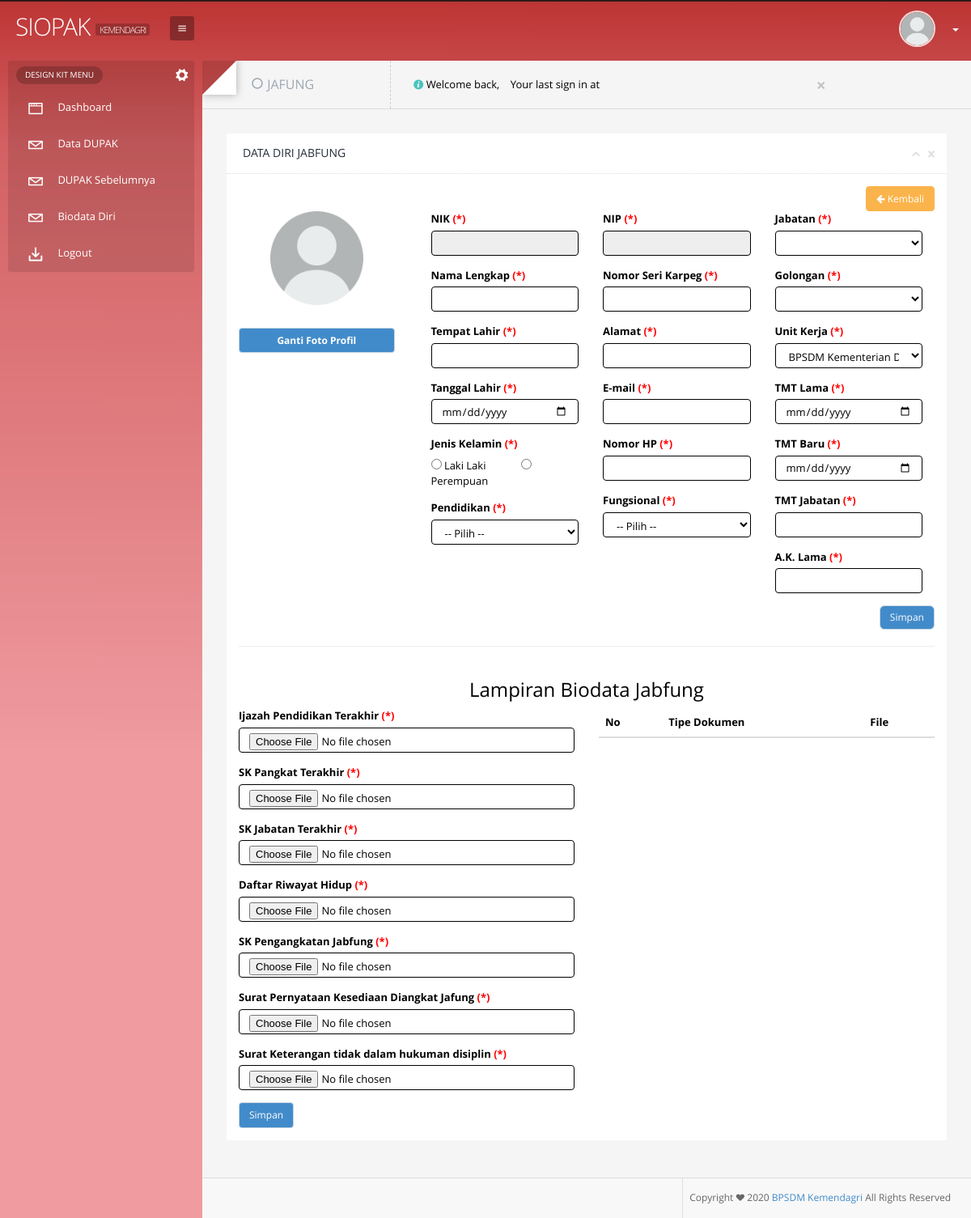
The app's page /index.php/biodata with its own data.
### tables this page shows
CREATE TABLE `master_dokumen` (
  `id_dokumen` int(2) NOT NULL,
  `nama_dokumen` varchar(255) NOT NULL
);

### application/controllers/Biodata.php (called while the page is built, shortened)
<?php
    class Biodata extends CI_Controller {
        function __construct()
        {
            $this->load->model('Biodata_model','model');
            $this->load->model('Karyawan_model','karyawan');
             $this->load->model('Management_user_model', 'user_m');
        }
        function index(){
            $data['title'] ='Data Diri Jabfung';
            $nip = $this->session->userdata('nip');
            $data['unitkerja'] = $this->db->get('master_instansi')->result();
            $data['fungsional'] = $this->db->get('master_tipefungsional')->result();
            $data['dokumen'] = $this->karyawan->dokumen();
            $data['dokumenjabfung'] = $this->karyawan->dokumen_jabfung($nip);
            $data['pendidikan'] = $this->karyawan->pendidikan();
            $data['data']     = $this->karyawan->detail($nip);
            $data['template'] = 'pages/biodata/index';
            $data['user'] = $this->db->get_where('users',array('nip' => $nip))->row();
            $this->load->view('dashboard',$data);
        }
    }

### index.php (called while the page is built, shortened)
<?php
require_once BASEPATH.'core/CodeIgniter.php';

### application/models/Karyawan_model.php (called while the page is built, shortened)
<?php
    class Karyawan_model extends CI_Model {
        protected $table = 'karyawan';
        function dokumen(){
            return $this->db->get('master_dokumen')->result();
        }
        function pendidikan(){
            return $this->db->get('master_pendidikan')->result();
        }
        function detail($nip){
            $this->db->from($this->table);
            $this->db->join('master_golongan',$this->table.'.id_golongan = master_golongan.id_golongan','left');
            $this->db->join('master_jenjang','master_golongan.id_jenjang = master_jenjang.id_jenjang','left');
            $this->db->join('master_tipefungsional','master_jenjang.id_tipefungsional = master_jenjang.id_tipefungsional','left');
            $this->db->where('nip',$nip);
            $query = $this->db->get();
            $run = $query->row();
            return $run;
        }
        function dokumen_jabfung($nip){
            $this->db->from('karyawan_dokumen');
            $this->db->join('master_dokumen','karyawan_dokumen.id_dokumen = master_dokumen.id_dokumen','left');
            $this->db->where('nip',$nip);
            $query = $this->db->get();
            $run = $query->result();
            return $run;
        }
    }

### application/views/pages/biodata/index.php (the view, shortened to what this page needs)
<div class="row">
    <?php echo back_button() ?>
    <div class="col-md-3">
                <div class="text-center">
                  <?php if ($user->photo != null) { ?>
                      <img class="profile-user-img img-fluid img-rensponsive"
                       src="<?php echo base_url('assets/foto_user/'.$user->photo) ?>"
                       alt="User profile picture" style="width: 60%; height: 60%;">
                  <?php }else{ ?>
                     <img class="profile-user-img img-fluid img-rensponsive"
                       src="<?php echo base_url('assets/img/images.png') ?>"
                       alt="User profile picture" style="width: 60%; height: 60%;">
                  <?php } ?>
                </div>
                <br>
                <button class="btn btn-primary btn-block" data-toggle="modal" data-target="#exampleModal"><b>Ganti Foto Profil</b></button>
    </div>
    <div class="col-md-9">
    <form action="<?php echo base_url('biodata/update') ?>" method="post">
    <div class="col-md-4">
    <div class="form-group">
    <label> NIK  <span style='color:red'> (*) </span> </label>
    <input type="text" name="nik" value="<?php echo $data->nik ?>" class="form-control" readonly>
    </div>
    <div class="form-group">
    <label> Nama Lengkap  <span style='color:red'> (*) </span> </label>
    <input type="text" name="nama_lengkap" value="<?php echo $data->nama_lengkap ?>" required="required" class="form-control">
    </div>
    <div class="form-group">
    <label> Tempat Lahir  <span style='color:red'> (*) </span> </label>
    <input type="text" name="tempat_lahir" value="<?php echo $data->tempat_lahir ?>"  required="required" class="form-control">
    </div>
    <div class="form-group">
    <label> Tanggal Lahir  <span style='color:red'> (*) </span> </label>
    <input type="date" name="tanggal_lahir" value="<?php echo $data->tanggal_lahir ?>" class="form-control" style="line-height: 16px;">
    </div>
    <div class="form-group">
    <label> Jenis Kelamin  <span style='color:red'> (*) </span> </label>
    <br />
    <input type="radio" name="jenis_kelamin" value="L" <?php if($data->jenis_kelamin == 'L'){ echo 'checked'; } ?>> Laki Laki
    &nbsp; &nbsp; &nbsp; &nbsp; &nbsp; &nbsp;
    <input type="radio" name="jenis_kelamin" value="P"  <?php if($data->jenis_kelamin == 'P'){ echo 'checked'; } ?>>Perempuan
    </div>
    <div class="form-group">
        <label> Pendidikan  <span style='color:red'> (*) </span> </label>
        <select name="pendidikan_terakhir" class="form-control"  required="required" onchange="get_jenjang(this.value)" required="required">
                                <option value="">-- Pilih --</option>
                                </select>
        </div>
</div>
<div class="col-md-4">
    <div class="form-group">
        <label> NIP  <span style='color:red'> (*) </span> </label>
        <input type="text" name="nip" value="<?php echo $data->nip ?>" class="form-control" readonly>
        </div>
        <div class="form-group">
    <label> Nomor Seri Karpeg  <span style='color:red'> (*) </span> </label>
    <input type="text" name="no_seri_karpeg" value="<?php echo $data->no_seri_karpeg ?>" required="required" class="form-control">
    </div>
    <div class="form-group">
    <label> Alamat  <span style='color:red'> (*) </span> </label>
    <input type="text" name="alamat" value="<?php echo $data->alamat ?>" required="required" class="form-control">
    </div>
    <div class="form-group">
    <label> E-mail  <span style='color:red'> (*) </span> </label>
    <input type="text" name="email" value="<?php echo $data->email ?>"  required="required" class="form-control">
    </div>
    <div class="form-group">
    <label> Nomor HP  <span style='color:red'> (*) </span> </label>
    <input type="text" name="no_telp" value="<?php echo $data->no_telp ?>"  required="required" class="form-control" >
    </div>
    <div class="form-group <?php echo form_error('fungsional') ? 'has-error' : null; ?>">
                                <label>Fungsional <span style='color:red'> (*) </span> </label>
                                <select name="fungsional" class="form-control" onchange="get_jenjang(this.value)" required="required">
                                <option value="">-- Pilih --</option>
                                </select>
                            </div>
</div>
<div class="col-md-4">
                            <div class="form-group <?php echo form_error('jenjang') ? 'has-error' : null; ?>">
                                <label for="jenjang">Jabatan <span style='color:red'> (*) </span> </label>
                                <select name="id_jenjang" class="form-control" id="jenjang" required="required" onchange="get_golongan(this.value)">
                                </select>
                            </div>
                            <div class="form-group <?php echo form_error('golongan') ? 'has-error' : null; ?>">
                                <label for="jenjang">Golongan <span style='color:red'> (*) </span> </label>
                                <select name="id_golongan" class="form-control" id="golongan" required="required">
                                </select>
                            </div>
    <div class="form-group">
    <label> Unit Kerja  <span style='color:red'> (*) </span> </label>
    <select class="form-control" name="id_instansi"  required="required">
    <?php foreach($unitkerja as $k => $v): ?>
    <option value="<?php echo $v->id_instansi ?>"> <?php echo $v->nama_instansi ?> </option>
    <?php endforeach ?>
    </select>
    </div>
    <div class="form-group">
    <label> TMT Lama  <span style='color:red'> (*) </span> </label>
    <input type="date" name="masa_kerja_lama" value="<?php echo $data->masa_kerja_lama ?>"  required="required" class="form-control" >
    </div>
    <div class="form-group">
    <label> TMT Baru  <span style='color:red'> (*) </span> </label>
    <input type="date" name="masa_kerja_baru" value="<?php echo $data->masa_kerja_baru ?>"  required="required" class="form-control" >
    </div>
    <div class="form-group">
    <label> TMT Jabatan  <span style='color:red'> (*) </span> </label>
    <input type="text" name="tmt_jabatan" value="<?php echo $data->tmt_jabatan ?>"  required="required" class="form-control" >
    </div>
    <div class="form-group">
    <label> A.K. Lama  <span style='color:red'> (*) </span> </label>
    <input type="text" name="ak_lama0" value="<?php echo $data->ak_lama0 ?>"  required="required" class="form-control" >
    </div>
</div>
<br />
<button type="submit" class="btn btn-primary btn-lg pull-right"> Simpan </button>
</form>
    </div>
</div>
<hr />
<div class="row">
    <h3 class="text-center"> Lampiran Biodata Jabfung </h3>
<div class="col-md-6">
    <form method="POST" action="<?php echo base_url() ?>biodata/upload" enctype="multipart/form-data">
<?php foreach($dokumen as $kk => $val_dok): ?>
<div class="form-group">
<label> <?php echo $val_dok->nama_dokumen ?>  <span style='color:red'> (*) </span> </label>
<input type="file" class="form-control" name="<?php echo $val_dok->id_dokumen ?>">
</div>
<?php endforeach ?>
<button type="submit" class="btn btn-primary"> Simpan </button>
    </form>
                                    </div>
<div class="col-md-6">
<table class="table table-striped">
<thead>
    <tr>
        <th> No </th>
        <th> Tipe Dokumen </th>
        <th> File </th>
    </tr>
</thead>
</table>
</div>
</div>

### assets/css/style.css (style rules this page uses)
body { color: black !important; font-family:"Open Sans", Arial, sans-serif!important; font-size: 13px!important; line-height: 20px; overflow-x: hidden!important; min-height: 100%; z-index: -2; margin: 0px !important; background: url('../img/bg.jpg') no-repeat top center fixed; -moz-background-size: cover; -webkit-background-size: cover; -o-background-size: cover; background-size: cover; }
.btn { border-color: #c7d5e0!important; background: #FFFFFF; display: inline-block; padding: 6px 12px !important; margin-bottom: 0; font-size: 12px !important; font-weight: normal; line-height: 1.428571429; text-align: center; white-space: nowrap; vertical-align: middle; cursor: pointer; -webkit-user-select: none; -moz-user-select: none; -ms-user-select: none; -o-user-select: none; user-select: none; background-image: none; border: 1px solid #DDDDDD; border-radius: 4px; }
.form-control { background-color: #FFFFFF; background-image: none; border: 1px solid !important; border-radius: 4px; box-shadow: none !important; color: black !important; font-size: 13px !important; height: 31px !important; }
input[type=text] { color:black; }
input { outline: none; }

### assets/js/tip/tooltipster.css (style rules this page uses)
html { -webkit-font-smoothing: antialiased; }

### application/views/dashboard.php (style rules this page uses)
body { color:black; }
form { color:black; }
.form-control { color:black; }

### records on screen
master_dokumen: nama_dokumen "Ijazah Pendidikan Terakhir"
master_dokumen: nama_dokumen "SK Pangkat Terakhir"
master_dokumen: nama_dokumen "SK Jabatan Terakhir"
master_dokumen: nama_dokumen "Daftar Riwayat Hidup"
master_dokumen: nama_dokumen "SK Pengangkatan Jabfung"
master_dokumen: nama_dokumen "Surat Pernyataan Kesediaan Diangkat Jafung"
master_dokumen: nama_dokumen "Surat Keterangan tidak dalam hukuman disiplin"

### other values on screen
form field id_instansi "BPSDM Kementerian Dalam Negeri"
